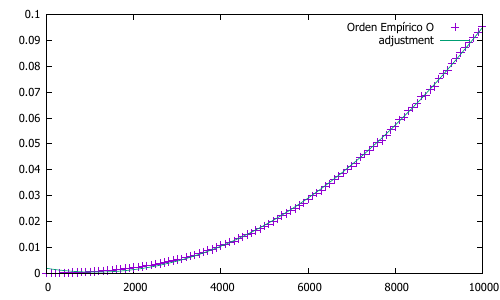

Here is the gnuplot script that generated this plot:
set terminal pdf color
set output 'practica1-gnuplottex-fig9.pdf'
f(x)=1.19523e-009*x*x+-2.64497e-006*x+0.00183111
plot "./graph-data/bubble.dat" title 'Orden Empírico O', f(x) title 'adjustment'
